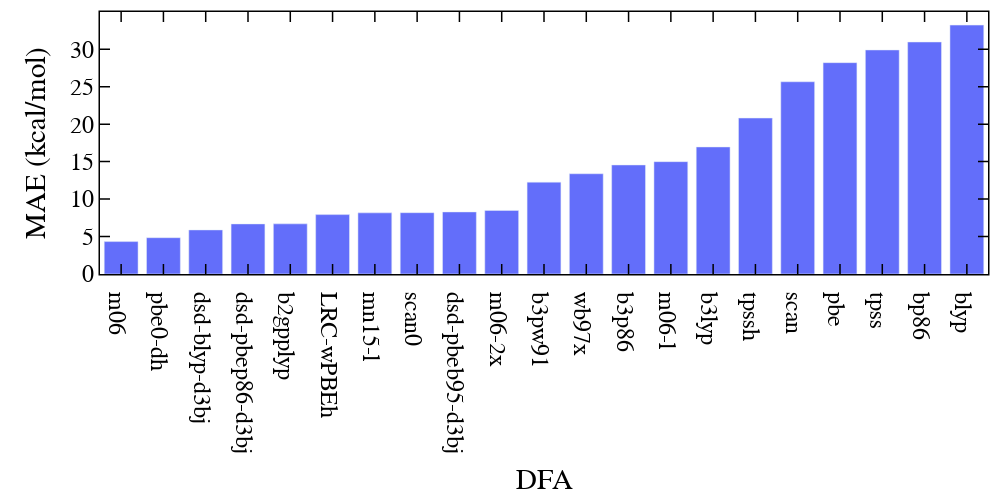

The cell this chart's notebook holds for it:
### Code cell
base_functionals = [
    "bp86", "blyp", "pbe",
    "tpss", "scan", "m06-l", "mn15-l",
    "b3p86", "b3pw91", "b3lyp",
    "tpssh", "scan0", "m06", "m06-2x",
    "wb97x", "LRC-wPBEh",
    "b2gpplyp", "pbe0-dh", "dsd-blyp-d3bj", "dsd-pbeb95-d3bj", "dsd-pbep86-d3bj",
]

x, y = [], []
mae_dict = {}
for f in base_functionals:
    mae_dict[f] = np.nanmean(np.abs(df_csd["delta.%s.vertsse"%f].values*1))
mae_dict = dict(sorted(mae_dict.items(), key=lambda item: item[1]))
data = [go.Bar(x=list(mae_dict.keys()),
               y=list(mae_dict.values()), name='all'),]
layout = go.Layout()
layout.update(glob_layout)
layout["xaxis"].update({'title': "DFA"})
layout["yaxis"].update({'title': "MAE (kcal/mol)", })
layout.update(width=1000, height=500, boxmode='group')
fig = dict(data=data, layout=layout)
iplot(fig)

### Figure 1 — Plotly figure (JSON) as saved in the notebook; plotly's stock layout.template omitted (floating-point values rounded to 4 significant figures)
{"data": [{"name": "all", "type": "bar", "x": ["m06", "pbe0-dh", "dsd-blyp-d3bj", "dsd-pbep86-d3bj", "b2gpplyp", "LRC-wPBEh", "mn15-l", "scan0", "dsd-pbeb95-d3bj", "m06-2x", "b3pw91", "wb97x", "b3p86", "m06-l", "b3lyp", "tpssh", "scan", "pbe", "tpss", "bp86", "blyp"], "y": [4.326, 4.846, 5.883, 6.685, 6.694, 7.928, 8.159, 8.185, 8.284, 8.485, 12.26, 13.38, 14.55, 14.99, 16.96, 20.81, 25.66, 28.21, 29.9, 30.96, 33.22]}], "layout": {"boxmode": "group", "font": {"color": "black", "family": "Helvetica", "size": 24}, "height": 500, "legend": {"orientation": "v"}, "margin": {"b": 100, "l": 100, "r": 10, "t": 10}, "paper_bgcolor": "rgba(255,255,255,100)", "plot_bgcolor": "white", "width": 1000, "xaxis": {"color": "black", "linecolor": "black", "linewidth": 1.5, "mirror": "allticks", "showgrid": false, "showline": true, "ticklen": 10, "ticks": "inside", "tickwidth": 1.5, "title": {"text": "DFA"}, "zeroline": false}, "yaxis": {"color": "black", "linecolor": "black", "linewidth": 1.5, "mirror": "allticks", "showgrid": false, "showline": true, "ticklen": 10, "ticks": "inside", "tickwidth": 1.5, "title": {"text": "MAE (kcal/mol)"}, "zeroline": false}}}
